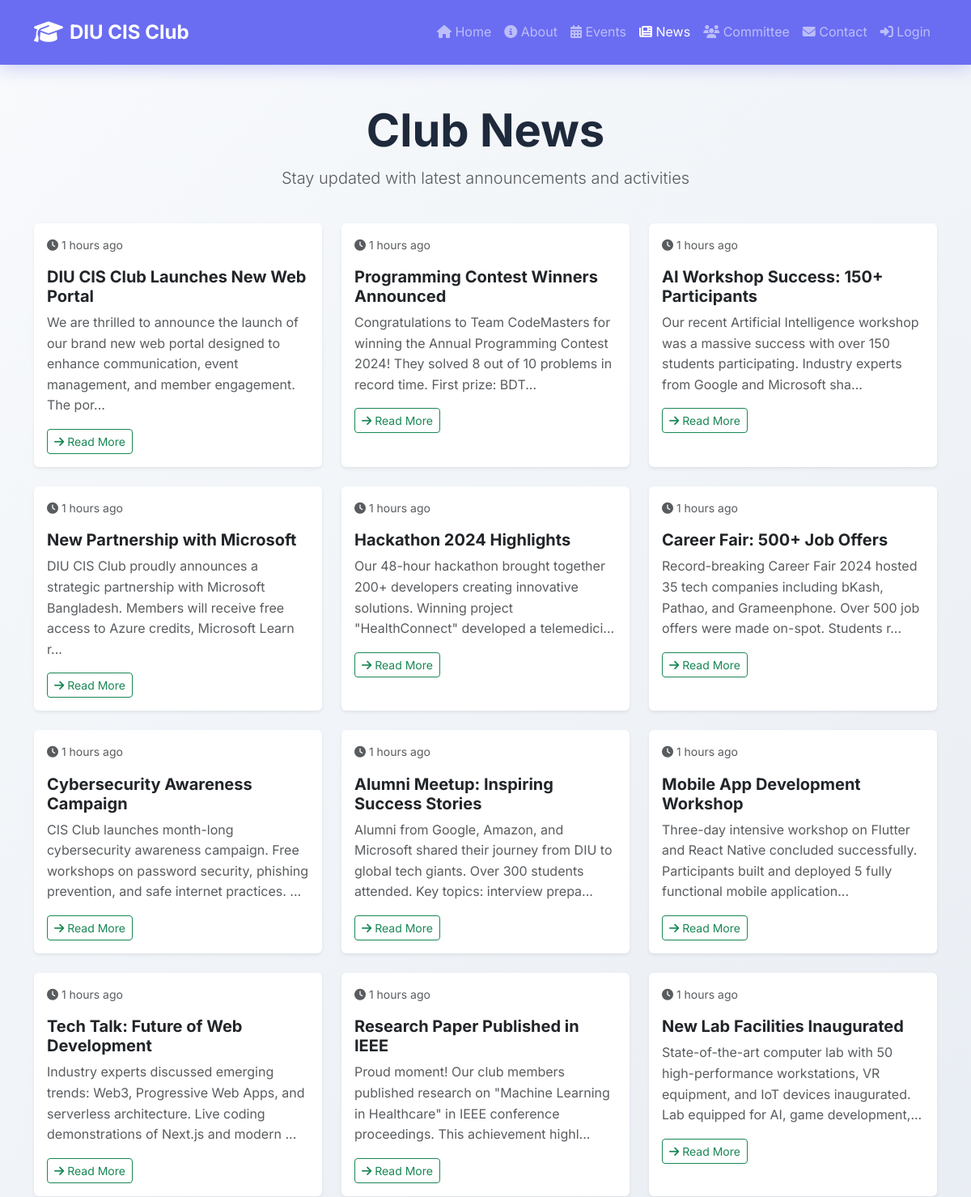
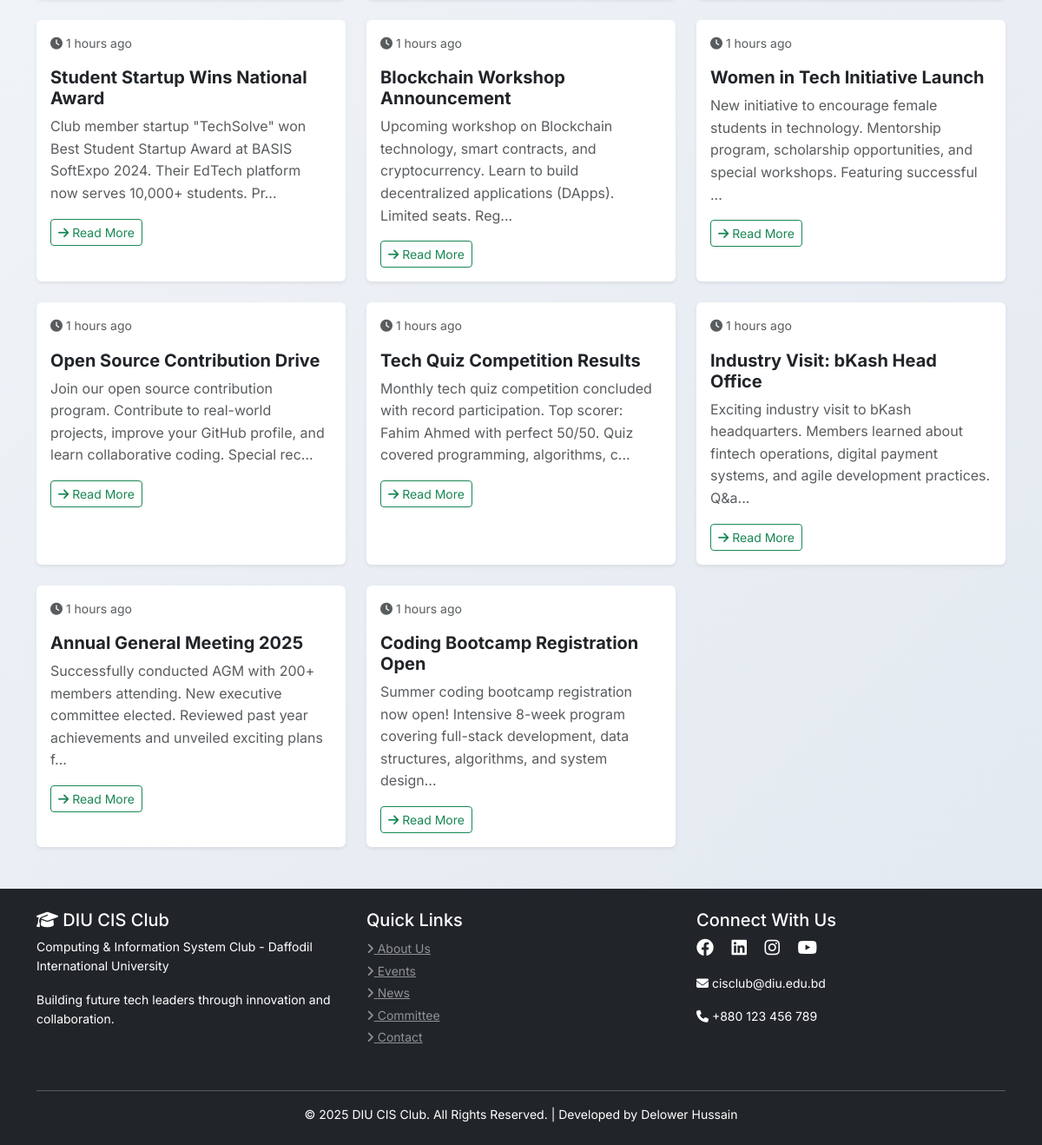
Page /pages/news.php on the committed database (2 pictures, top to bottom).
### tables this page shows
CREATE TABLE news (
    id INT PRIMARY KEY AUTO_INCREMENT,
    title VARCHAR(255) NOT NULL,
    description TEXT NOT NULL,
    image VARCHAR(255),
    status ENUM('published', 'draft') DEFAULT 'published',
    created_at TIMESTAMP DEFAULT CURRENT_TIMESTAMP
);

### config/database.php (called while the page is built, shortened)
<?php
$conn = mysqli_connect(DB_HOST, DB_USER, DB_PASS, DB_NAME);
mysqli_set_charset($conn, "utf8");
function db_query($sql) {
    global $conn;
    return mysqli_query($conn, $sql);
}
function db_fetch_all($result) {
    return mysqli_fetch_all($result, MYSQLI_ASSOC);
}
?>

### config/config.php (called while the page is built, shortened)
<?php
require_once __DIR__ . '/database.php';
function time_ago($datetime) {
    $timestamp = strtotime($datetime);
    $difference = time() - $timestamp;
    if ($difference < 86400) return floor($difference / 3600) . ' hours ago';
    return date(DISPLAY_DATE_FORMAT, $timestamp);
}
?>

### pages/news.php (the view, shortened to what this page needs)
<?php
require_once __DIR__ . '/../config/config.php';
include __DIR__ . '/../includes/header.php';
?>
<?php
$news_query = "SELECT * FROM news WHERE status = 'published' ORDER BY created_at DESC";
$news_result = db_query($news_query);
$news = db_fetch_all($news_result);
?>
<div class="container py-5">
    <div class="row mb-4">
        <div class="col-md-12 text-center">
            <h1 class="display-4 fw-bold">Club News</h1>
            <p class="lead text-muted">Stay updated with latest announcements and activities</p>
        </div>
    </div>
    <div class="row g-4">
        <?php if (count($news) > 0): ?>
            <?php foreach ($news as $item): ?>
                <div class="col-md-6 col-lg-4">
                    <div class="card h-100 shadow-sm border-0">
                        <div class="card-body">
                            <p class="text-muted small">
                                <i class="fas fa-clock"></i> <?php echo time_ago($item['created_at']); ?>
                            </p>
                            <h5 class="card-title fw-bold"><?php echo htmlspecialchars($item['title']); ?></h5>
                            <p class="card-text text-muted">
                                <?php echo substr(htmlspecialchars($item['description']), 0, 150); ?>...
                            </p>
                            <a href="news-details.php?id=<?php echo $item['id']; ?>" class="btn btn-outline-success btn-sm">
                                <i class="fas fa-arrow-right"></i> Read More
                            </a>
                        </div>
                    </div>
                </div>
            <?php endforeach; ?>
        <?php endif; ?>
    </div>
</div>
<?php include __DIR__ . '/../includes/footer.php'; ?>

### assets/css/style.css (style rules this page uses)
:root { --primary-color: #6366f1; --primary-dark: #4f46e5; --secondary-color: #8b5cf6; --accent-color: #ec4899; --success-color: #10b981; --info-color: #06b6d4; --warning-color: #f59e0b; --danger-color: #ef4444; --dark-color: #1e293b; --light-color: #f8fafc; --navbar-height: 70px; --footer-height: 320px; --transition: all 0.3s cubic-bezier(0.4, 0, 0.2, 1); }
* { margin: 0; padding: 0; box-sizing: border-box; }
html { width: 100%; overflow-x: hidden; height: 100%; scroll-behavior: smooth; }

### rows in the picture
news: created_at "1 hours ago", title "DIU CIS Club Launches New Web Portal", description "We are thrilled to announce the launch of our brand new web portal designed to enhance communication, event management, and member engagement. The por"
news: created_at "1 hours ago", title "Programming Contest Winners Announced", description "Congratulations to Team CodeMasters for winning the Annual Programming Contest 2024! They solved 8 out of 10 problems in record time. First prize: BDT"
news: created_at "1 hours ago", title "AI Workshop Success: 150+ Participants", description "Our recent Artificial Intelligence workshop was a massive success with over 150 students participating. Industry experts from Google and Microsoft sha"
news: created_at "1 hours ago", title "New Partnership with Microsoft", description "DIU CIS Club proudly announces a strategic partnership with Microsoft Bangladesh. Members will receive free access to Azure credits, Microsoft Learn r"
news: created_at "1 hours ago", title "Hackathon 2024 Highlights", description "Our 48-hour hackathon brought together 200+ developers creating innovative solutions. Winning project \"HealthConnect\" developed a telemedici"
news: created_at "1 hours ago", title "Career Fair: 500+ Job Offers", description "Record-breaking Career Fair 2024 hosted 35 tech companies including bKash, Pathao, and Grameenphone. Over 500 job offers were made on-spot. Students r"
news: created_at "1 hours ago", title "Cybersecurity Awareness Campaign", description "CIS Club launches month-long cybersecurity awareness campaign. Free workshops on password security, phishing prevention, and safe internet practices."
news: created_at "1 hours ago", title "Alumni Meetup: Inspiring Success Stories", description "Alumni from Google, Amazon, and Microsoft shared their journey from DIU to global tech giants. Over 300 students attended. Key topics: interview prepa"
news: created_at "1 hours ago", title "Mobile App Development Workshop", description "Three-day intensive workshop on Flutter and React Native concluded successfully. Participants built and deployed 5 fully functional mobile application"
news: created_at "1 hours ago", title "Tech Talk: Future of Web Development", description "Industry experts discussed emerging trends: Web3, Progressive Web Apps, and serverless architecture. Live coding demonstrations of Next.js and modern"
news: created_at "1 hours ago", title "Research Paper Published in IEEE", description "Proud moment! Our club members published research on \"Machine Learning in Healthcare\" in IEEE conference proceedings. This achievement highl"
news: created_at "1 hours ago", title "New Lab Facilities Inaugurated", description "State-of-the-art computer lab with 50 high-performance workstations, VR equipment, and IoT devices inaugurated. Lab equipped for AI, game development,"
news: created_at "1 hours ago", title "Student Startup Wins National Award", description "Club member startup \"TechSolve\" won Best Student Startup Award at BASIS SoftExpo 2024. Their EdTech platform now serves 10,000+ students. Pr"
news: created_at "1 hours ago", title "Blockchain Workshop Announcement", description "Upcoming workshop on Blockchain technology, smart contracts, and cryptocurrency. Learn to build decentralized applications (DApps). Limited seats. Reg"
news: created_at "1 hours ago", title "Women in Tech Initiative Launch", description "New initiative to encourage female students in technology. Mentorship program, scholarship opportunities, and special workshops. Featuring successful"
news: created_at "1 hours ago", title "Open Source Contribution Drive", description "Join our open source contribution program. Contribute to real-world projects, improve your GitHub profile, and learn collaborative coding. Special rec"
news: created_at "1 hours ago", title "Tech Quiz Competition Results", description "Monthly tech quiz competition concluded with record participation. Top scorer: Fahim Ahmed with perfect 50/50. Quiz covered programming, algorithms, c"
news: created_at "1 hours ago", title "Industry Visit: bKash Head Office", description "Exciting industry visit to bKash headquarters. Members learned about fintech operations, digital payment systems, and agile development practices. Q&a"
news: created_at "1 hours ago", title "Annual General Meeting 2025", description "Successfully conducted AGM with 200+ members attending. New executive committee elected. Reviewed past year achievements and unveiled exciting plans f"
news: created_at "1 hours ago", title "Coding Bootcamp Registration Open", description "Summer coding bootcamp registration now open! Intensive 8-week program covering full-stack development, data structures, algorithms, and system design"
